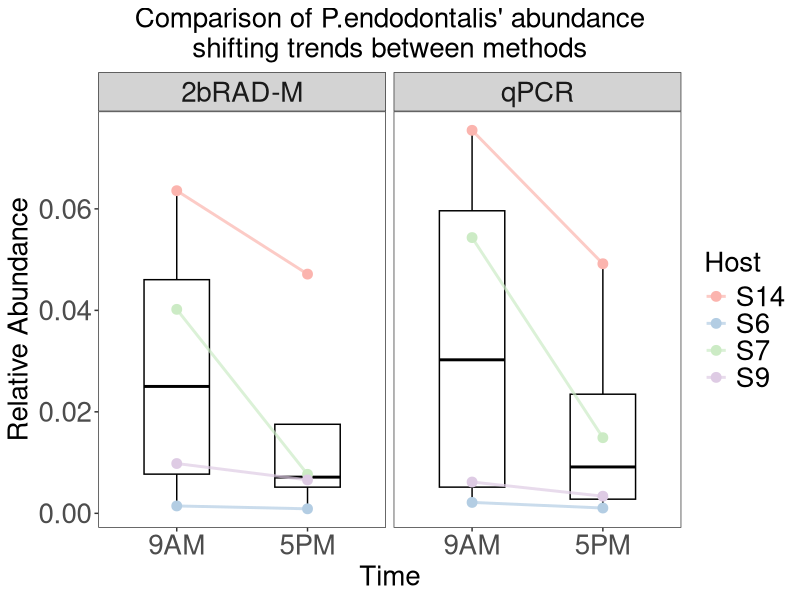

Generate this figure with R:
library(ggplot2)
library(dplyr)
library(tidyr)

data <- read.csv("FigS14b_input.csv", header = TRUE)

data$time <- factor(data$time, levels = c("9AM", "5PM"))

ggplot(data, aes(x = time, y = relative_abd)) +
  geom_boxplot(aes(group = time), fill = "white", color = "black", width = 0.5) +
  geom_line(aes(group = host, color = host), linewidth = 1, alpha = 0.7) +
  geom_point(aes(color = host), size = 3) +
  scale_color_brewer(palette = "Pastel1") +
  facet_wrap(~ type, ncol = 2) +
  labs(title = "Comparison of P.endodontalis' abundance\nshifting trends between methods",
       x = "Time",
       y = "Relative Abundance",
       color = "Host") +
  theme_bw() +
  theme(
    plot.title = element_text(size = 20, hjust = 0.5),
    strip.text = element_text(size = 20),
    axis.title = element_text(size = 20),
    axis.text = element_text(size = 20),
    legend.title = element_text(size = 20),
    legend.text = element_text(size = 20),
    panel.grid.major = element_blank(),
    panel.grid.minor = element_blank(),
    strip.background = element_rect(fill = "lightgrey")
  )

# Statistic analysis
wide_data <- data %>%
  pivot_wider(
    id_cols = c(host, type),
    names_from = time,
    values_from = relative_abd
  )

perform_t_test <- function(df) {
  t.test(df$`9AM`, df$`5PM`, paired = TRUE)
}

t_test_results <- wide_data %>%
  group_by(type) %>%
  summarise(
    t_value = round(perform_t_test(cur_data())$statistic, 4),
    df = perform_t_test(cur_data())$parameter,
    p_value = format.pval(perform_t_test(cur_data())$p.value, digits = 4),
    mean_diff = round(perform_t_test(cur_data())$estimate, 6),
    ci_low = round(perform_t_test(cur_data())$conf.int[1], 6),
    ci_high = round(perform_t_test(cur_data())$conf.int[2], 6)
  )
print(t_test_results)
